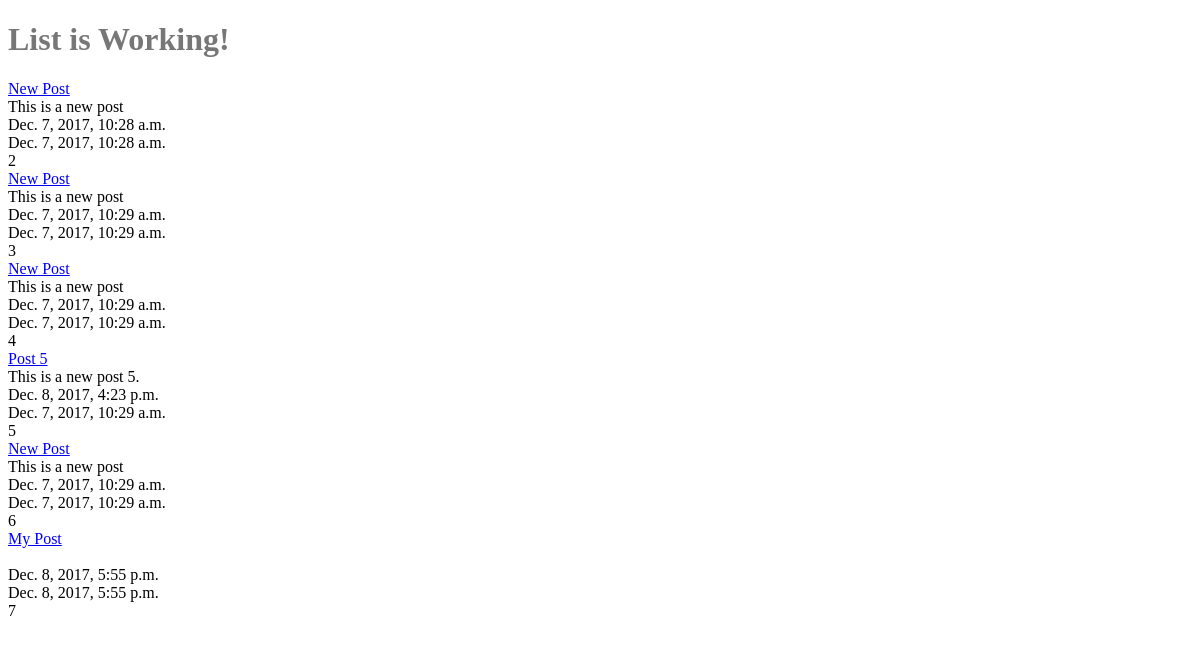
/posts/, run on an earlier commit of the app's database.
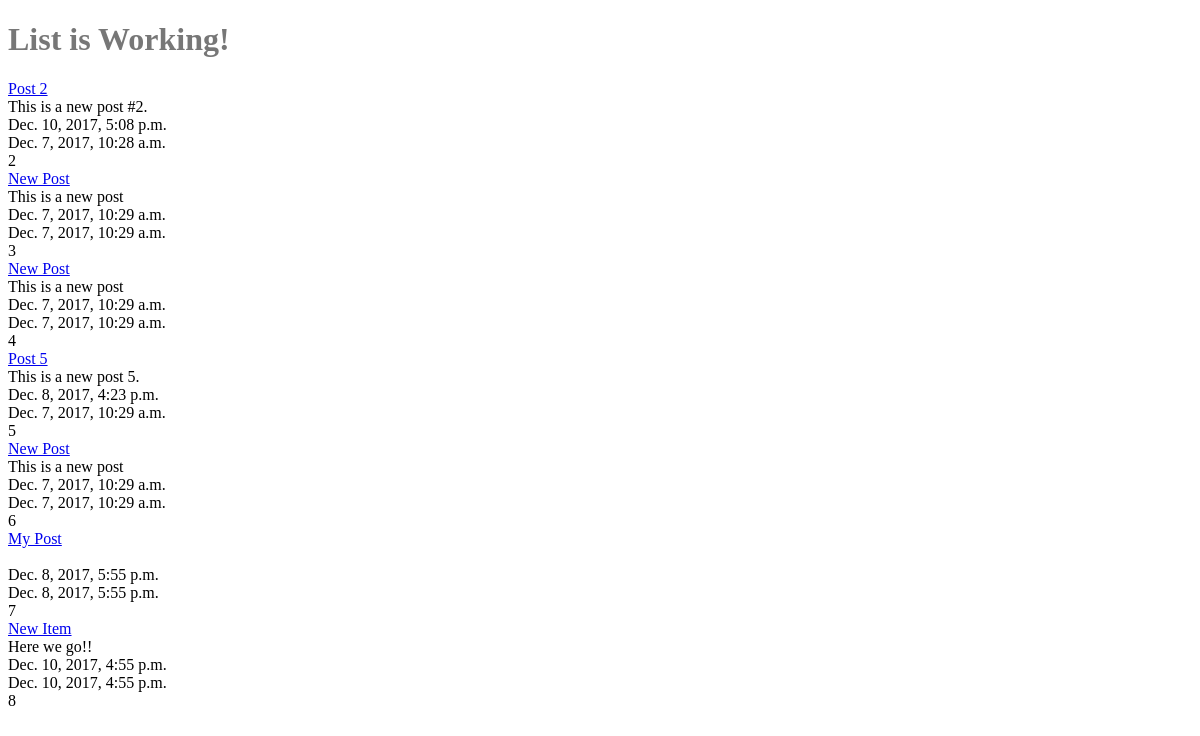
And on a later commit of the database.
### posts/models.py (models this page shows, shortened)
class Post(models.Model):
    title = models.CharField(max_length = 120)
    content = models.TextField()
    updated = models.DateTimeField(auto_now=True, auto_now_add=False)
    timestamp = models.DateTimeField(auto_now=False, auto_now_add=True)
    def get_absolute_url(self):
        return reverse("posts:detail", kwargs={"id": self.id})

### posts/views.py (the view)
def post_list(request):
    queryset = Post.objects.all()
    context = {
        "object_list" : queryset,
        "title" : "List"
    }
    return render(request, "post_list.html", context)

### templates/post_list.html
{% extends "base.html" %}
{% block content %}
<h1>{{ title }} is Working!</h1>
{% for obj in object_list %}
<a href='{{ obj.get_absolute_url }}'>{{ obj.title }}</a> <br />
{{ obj.content }} <br />
{{ obj.updated }} <br />
{{ obj.timestamp }} <br />
{{ obj.id }} <br />
{% endfor %}
{% endblock content %}

### templates/base.html (shortened to what this page needs)
{% load staticfiles %}
<!DOCTYPE html>
<html>
<head>
<link rel="stylesheet" href='{% static "css/base.css" %}' />
</head>
<body>
  <div class="container">
    {% block content %}
    {% endblock content %}
  </div>
</body>
</html>

### static/css/base.css (style rules this page uses)
h1 { color: #777777; }

What changed in the data, as far as the page shows it:
changed Post id 2: title "New Post" → "Post 2"; content "This is a new post" → "This is a new post #2."; updated "Dec. 7, 2017, 10:28 a.m." → "Dec. 10, 2017, 5:08 p.m."
added Post: title "New Item", content "Here we go!!", updated "Dec. 10, 2017, 4:55 p.m.", timestamp "Dec. 10, 2017, 4:55 p.m.", id "8"
